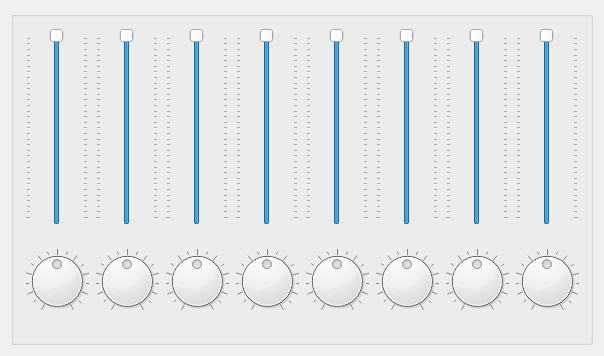
<?xml version="1.0" encoding="UTF-8"?>
<ui version="4.0">
 <comment>Copyright (C) 2005-2008 by Daniel Wagner
	
	This file is part of FFADO
	FFADO = Free Firewire (pro-)audio drivers for linux
	
	FFADO is based upon FreeBoB.
	
	This program is free software: you can redistribute it and/or modify
	it under the terms of the GNU General Public License as published by
	the Free Software Foundation, either version 2 of the License, or
	(at your option) version 3 of the License.
	
	This program is distributed in the hope that it will be useful,
	but WITHOUT ANY WARRANTY; without even the implied warranty of
	MERCHANTABILITY or FITNESS FOR A PARTICULAR PURPOSE.  See the
	GNU General Public License for more details.
</comment>
 <class>OzonicUI</class>
 <widget class="QWidget" name="OzonicUI">
  <property name="geometry">
   <rect>
    <x>0</x>
    <y>0</y>
    <width>604</width>
    <height>356</height>
   </rect>
  </property>
  <property name="windowTitle">
   <string>Ozonic</string>
  </property>
  <layout class="QGridLayout">
   <item row="0" column="1" colspan="2">
    <layout class="QHBoxLayout">
     <item>
      <widget class="QGroupBox" name="groupBox1">
       <property name="title">
        <string/>
       </property>
       <layout class="QGridLayout">
        <item row="0" column="5">
         <widget class="QSlider" name="fader5">
          <property name="sizePolicy">
           <sizepolicy hsizetype="Expanding" vsizetype="Expanding">
            <horstretch>0</horstretch>
            <verstretch>0</verstretch>
           </sizepolicy>
          </property>
          <property name="minimum">
           <number>-32512</number>
          </property>
          <property name="maximum">
           <number>0</number>
          </property>
          <property name="orientation">
           <enum>Qt::Vertical</enum>
          </property>
          <property name="tickPosition">
           <enum>QSlider::TicksBothSides</enum>
          </property>
          <property name="tickInterval">
           <number>1000</number>
          </property>
         </widget>
        </item>
        <item row="0" column="6">
         <widget class="QSlider" name="fader6">
          <property name="sizePolicy">
           <sizepolicy hsizetype="Expanding" vsizetype="Expanding">
            <horstretch>0</horstretch>
            <verstretch>0</verstretch>
           </sizepolicy>
          </property>
          <property name="minimum">
           <number>-32512</number>
          </property>
          <property name="maximum">
           <number>0</number>
          </property>
          <property name="orientation">
           <enum>Qt::Vertical</enum>
          </property>
          <property name="tickPosition">
           <enum>QSlider::TicksBothSides</enum>
          </property>
          <property name="tickInterval">
           <number>1000</number>
          </property>
         </widget>
        </item>
        <item row="0" column="7">
         <widget class="QSlider" name="fader7">
          <property name="sizePolicy">
           <sizepolicy hsizetype="Expanding" vsizetype="Expanding">
            <horstretch>0</horstretch>
            <verstretch>0</verstretch>
           </sizepolicy>
          </property>
          <property name="minimum">
           <number>-32512</number>
          </property>
          <property name="maximum">
           <number>0</number>
          </property>
          <property name="orientation">
           <enum>Qt::Vertical</enum>
          </property>
          <property name="tickPosition">
           <enum>QSlider::TicksBothSides</enum>
          </property>
          <property name="tickInterval">
           <number>1000</number>
          </property>
         </widget>
        </item>
        <item row="0" column="8">
         <widget class="QSlider" name="fader8">
          <property name="sizePolicy">
           <sizepolicy hsizetype="Expanding" vsizetype="Expanding">
            <horstretch>0</horstretch>
            <verstretch>0</verstretch>
           </sizepolicy>
          </property>
          <property name="minimum">
           <number>-32512</number>
          </property>
          <property name="maximum">
           <number>0</number>
          </property>
          <property name="orientation">
           <enum>Qt::Vertical</enum>
          </property>
          <property name="tickPosition">
           <enum>QSlider::TicksBothSides</enum>
          </property>
          <property name="tickInterval">
           <number>1000</number>
          </property>
         </widget>
        </item>
        <item row="1" column="5">
         <widget class="QDial" name="pan5">
          <property name="minimum">
           <number>-32512</number>
          </property>
          <property name="maximum">
           <number>32512</number>
          </property>
          <property name="notchTarget">
           <double>65.250000000000000</double>
          </property>
          <property name="notchesVisible">
           <bool>true</bool>
          </property>
         </widget>
        </item>
        <item row="1" column="6">
         <widget class="QDial" name="pan6">
          <property name="minimum">
           <number>-32512</number>
          </property>
          <property name="maximum">
           <number>32512</number>
          </property>
          <property name="notchTarget">
           <double>65.250000000000000</double>
          </property>
          <property name="notchesVisible">
           <bool>true</bool>
          </property>
         </widget>
        </item>
        <item row="1" column="7">
         <widget class="QDial" name="pan7">
          <property name="minimum">
           <number>-32512</number>
          </property>
          <property name="maximum">
           <number>32512</number>
          </property>
          <property name="notchTarget">
           <double>65.250000000000000</double>
          </property>
          <property name="notchesVisible">
           <bool>true</bool>
          </property>
         </widget>
        </item>
        <item row="1" column="8">
         <widget class="QDial" name="pan8">
          <property name="minimum">
           <number>-32512</number>
          </property>
          <property name="maximum">
           <number>32512</number>
          </property>
          <property name="notchTarget">
           <double>65.250000000000000</double>
          </property>
          <property name="notchesVisible">
           <bool>true</bool>
          </property>
         </widget>
        </item>
        <item row="0" column="4">
         <widget class="QSlider" name="fader4">
          <property name="sizePolicy">
           <sizepolicy hsizetype="Expanding" vsizetype="Expanding">
            <horstretch>0</horstretch>
            <verstretch>0</verstretch>
           </sizepolicy>
          </property>
          <property name="minimum">
           <number>-32512</number>
          </property>
          <property name="maximum">
           <number>0</number>
          </property>
          <property name="orientation">
           <enum>Qt::Vertical</enum>
          </property>
          <property name="tickPosition">
           <enum>QSlider::TicksBothSides</enum>
          </property>
          <property name="tickInterval">
           <number>1000</number>
          </property>
         </widget>
        </item>
        <item row="1" column="3">
         <widget class="QDial" name="pan3">
          <property name="minimum">
           <number>-32512</number>
          </property>
          <property name="maximum">
           <number>32512</number>
          </property>
          <property name="notchTarget">
           <double>65.250000000000000</double>
          </property>
          <property name="notchesVisible">
           <bool>true</bool>
          </property>
         </widget>
        </item>
        <item row="0" column="3">
         <widget class="QSlider" name="fader3">
          <property name="sizePolicy">
           <sizepolicy hsizetype="Expanding" vsizetype="Expanding">
            <horstretch>0</horstretch>
            <verstretch>0</verstretch>
           </sizepolicy>
          </property>
          <property name="minimum">
           <number>-32512</number>
          </property>
          <property name="maximum">
           <number>0</number>
          </property>
          <property name="orientation">
           <enum>Qt::Vertical</enum>
          </property>
          <property name="tickPosition">
           <enum>QSlider::TicksBothSides</enum>
          </property>
          <property name="tickInterval">
           <number>1000</number>
          </property>
         </widget>
        </item>
        <item row="1" column="2">
         <widget class="QDial" name="pan2">
          <property name="minimum">
           <number>-32512</number>
          </property>
          <property name="maximum">
           <number>32512</number>
          </property>
          <property name="invertedAppearance">
           <bool>false</bool>
          </property>
          <property name="notchTarget">
           <double>65.250000000000000</double>
          </property>
          <property name="notchesVisible">
           <bool>true</bool>
          </property>
         </widget>
        </item>
        <item row="1" column="4">
         <widget class="QDial" name="pan4">
          <property name="minimum">
           <number>-32512</number>
          </property>
          <property name="maximum">
           <number>32512</number>
          </property>
          <property name="notchTarget">
           <double>65.250000000000000</double>
          </property>
          <property name="notchesVisible">
           <bool>true</bool>
          </property>
         </widget>
        </item>
        <item row="1" column="1">
         <widget class="QDial" name="pan1">
          <property name="minimum">
           <number>-32512</number>
          </property>
          <property name="maximum">
           <number>32512</number>
          </property>
          <property name="value">
           <number>0</number>
          </property>
          <property name="invertedControls">
           <bool>false</bool>
          </property>
          <property name="wrapping">
           <bool>false</bool>
          </property>
          <property name="notchTarget">
           <double>65.250000000000000</double>
          </property>
          <property name="notchesVisible">
           <bool>true</bool>
          </property>
         </widget>
        </item>
        <item row="0" column="2">
         <widget class="QSlider" name="fader2">
          <property name="sizePolicy">
           <sizepolicy hsizetype="Expanding" vsizetype="Expanding">
            <horstretch>0</horstretch>
            <verstretch>0</verstretch>
           </sizepolicy>
          </property>
          <property name="minimum">
           <number>-32512</number>
          </property>
          <property name="maximum">
           <number>0</number>
          </property>
          <property name="orientation">
           <enum>Qt::Vertical</enum>
          </property>
          <property name="tickPosition">
           <enum>QSlider::TicksBothSides</enum>
          </property>
          <property name="tickInterval">
           <number>1000</number>
          </property>
         </widget>
        </item>
        <item row="0" column="1">
         <widget class="QSlider" name="fader1">
          <property name="sizePolicy">
           <sizepolicy hsizetype="Expanding" vsizetype="Expanding">
            <horstretch>0</horstretch>
            <verstretch>0</verstretch>
           </sizepolicy>
          </property>
          <property name="minimum">
           <number>-32512</number>
          </property>
          <property name="maximum">
           <number>0</number>
          </property>
          <property name="orientation">
           <enum>Qt::Vertical</enum>
          </property>
          <property name="tickPosition">
           <enum>QSlider::TicksBothSides</enum>
          </property>
          <property name="tickInterval">
           <number>1000</number>
          </property>
         </widget>
        </item>
       </layout>
      </widget>
     </item>
     <item>
      <spacer>
       <property name="orientation">
        <enum>Qt::Horizontal</enum>
       </property>
       <property name="sizeType">
        <enum>QSizePolicy::Expanding</enum>
       </property>
       <property name="sizeHint" stdset="0">
        <size>
         <width>40</width>
         <height>20</height>
        </size>
       </property>
      </spacer>
     </item>
    </layout>
   </item>
  </layout>
 </widget>
 <layoutdefault spacing="6" margin="11"/>
 <pixmapfunction>qPixmapFromMimeSource</pixmapfunction>
 <resources/>
 <connections>
  <connection>
   <sender>fader1</sender>
   <signal>valueChanged(int)</signal>
   <receiver>OzonicUI</receiver>
   <slot>setFader1()</slot>
   <hints>
    <hint type="sourcelabel">
     <x>45</x>
     <y>55</y>
    </hint>
    <hint type="destinationlabel">
     <x>20</x>
     <y>20</y>
    </hint>
   </hints>
  </connection>
  <connection>
   <sender>fader2</sender>
   <signal>valueChanged(int)</signal>
   <receiver>OzonicUI</receiver>
   <slot>setFader2()</slot>
   <hints>
    <hint type="sourcelabel">
     <x>159</x>
     <y>160</y>
    </hint>
    <hint type="destinationlabel">
     <x>20</x>
     <y>20</y>
    </hint>
   </hints>
  </connection>
  <connection>
   <sender>fader3</sender>
   <signal>valueChanged(int)</signal>
   <receiver>OzonicUI</receiver>
   <slot>setFader3()</slot>
   <hints>
    <hint type="sourcelabel">
     <x>229</x>
     <y>228</y>
    </hint>
    <hint type="destinationlabel">
     <x>167</x>
     <y>177</y>
    </hint>
   </hints>
  </connection>
  <connection>
   <sender>fader4</sender>
   <signal>valueChanged(int)</signal>
   <receiver>OzonicUI</receiver>
   <slot>setFader4()</slot>
   <hints>
    <hint type="sourcelabel">
     <x>299</x>
     <y>228</y>
    </hint>
    <hint type="destinationlabel">
     <x>167</x>
     <y>177</y>
    </hint>
   </hints>
  </connection>
  <connection>
   <sender>fader5</sender>
   <signal>valueChanged(int)</signal>
   <receiver>OzonicUI</receiver>
   <slot>setFader5()</slot>
   <hints>
    <hint type="sourcelabel">
     <x>369</x>
     <y>228</y>
    </hint>
    <hint type="destinationlabel">
     <x>167</x>
     <y>177</y>
    </hint>
   </hints>
  </connection>
  <connection>
   <sender>fader6</sender>
   <signal>valueChanged(int)</signal>
   <receiver>OzonicUI</receiver>
   <slot>setFader6()</slot>
   <hints>
    <hint type="sourcelabel">
     <x>438</x>
     <y>228</y>
    </hint>
    <hint type="destinationlabel">
     <x>167</x>
     <y>177</y>
    </hint>
   </hints>
  </connection>
  <connection>
   <sender>fader7</sender>
   <signal>valueChanged(int)</signal>
   <receiver>OzonicUI</receiver>
   <slot>setFader7()</slot>
   <hints>
    <hint type="sourcelabel">
     <x>508</x>
     <y>228</y>
    </hint>
    <hint type="destinationlabel">
     <x>167</x>
     <y>177</y>
    </hint>
   </hints>
  </connection>
  <connection>
   <sender>fader8</sender>
   <signal>valueChanged(int)</signal>
   <receiver>OzonicUI</receiver>
   <slot>setFader8()</slot>
   <hints>
    <hint type="sourcelabel">
     <x>578</x>
     <y>228</y>
    </hint>
    <hint type="destinationlabel">
     <x>167</x>
     <y>177</y>
    </hint>
   </hints>
  </connection>
  <connection>
   <sender>pan1</sender>
   <signal>valueChanged(int)</signal>
   <receiver>OzonicUI</receiver>
   <slot>setPan1()</slot>
   <hints>
    <hint type="sourcelabel">
     <x>58</x>
     <y>284</y>
    </hint>
    <hint type="destinationlabel">
     <x>301</x>
     <y>177</y>
    </hint>
   </hints>
  </connection>
  <connection>
   <sender>pan2</sender>
   <signal>valueChanged(int)</signal>
   <receiver>OzonicUI</receiver>
   <slot>setPan2()</slot>
   <hints>
    <hint type="sourcelabel">
     <x>128</x>
     <y>284</y>
    </hint>
    <hint type="destinationlabel">
     <x>301</x>
     <y>177</y>
    </hint>
   </hints>
  </connection>
  <connection>
   <sender>pan3</sender>
   <signal>valueChanged(int)</signal>
   <receiver>OzonicUI</receiver>
   <slot>setPan3()</slot>
   <hints>
    <hint type="sourcelabel">
     <x>197</x>
     <y>284</y>
    </hint>
    <hint type="destinationlabel">
     <x>301</x>
     <y>177</y>
    </hint>
   </hints>
  </connection>
  <connection>
   <sender>pan4</sender>
   <signal>valueChanged(int)</signal>
   <receiver>OzonicUI</receiver>
   <slot>setPan4()</slot>
   <hints>
    <hint type="sourcelabel">
     <x>267</x>
     <y>284</y>
    </hint>
    <hint type="destinationlabel">
     <x>301</x>
     <y>177</y>
    </hint>
   </hints>
  </connection>
  <connection>
   <sender>pan5</sender>
   <signal>valueChanged(int)</signal>
   <receiver>OzonicUI</receiver>
   <slot>setPan5()</slot>
   <hints>
    <hint type="sourcelabel">
     <x>337</x>
     <y>284</y>
    </hint>
    <hint type="destinationlabel">
     <x>301</x>
     <y>177</y>
    </hint>
   </hints>
  </connection>
  <connection>
   <sender>pan6</sender>
   <signal>valueChanged(int)</signal>
   <receiver>OzonicUI</receiver>
   <slot>setPan6()</slot>
   <hints>
    <hint type="sourcelabel">
     <x>407</x>
     <y>284</y>
    </hint>
    <hint type="destinationlabel">
     <x>301</x>
     <y>177</y>
    </hint>
   </hints>
  </connection>
  <connection>
   <sender>pan7</sender>
   <signal>valueChanged(int)</signal>
   <receiver>OzonicUI</receiver>
   <slot>setPan7()</slot>
   <hints>
    <hint type="sourcelabel">
     <x>476</x>
     <y>284</y>
    </hint>
    <hint type="destinationlabel">
     <x>301</x>
     <y>177</y>
    </hint>
   </hints>
  </connection>
  <connection>
   <sender>pan8</sender>
   <signal>valueChanged(int)</signal>
   <receiver>OzonicUI</receiver>
   <slot>setPan8()</slot>
   <hints>
    <hint type="sourcelabel">
     <x>546</x>
     <y>284</y>
    </hint>
    <hint type="destinationlabel">
     <x>301</x>
     <y>177</y>
    </hint>
   </hints>
  </connection>
 </connections>
 <slots>
  <slot>setFader1()</slot>
  <slot>setFader2()</slot>
  <slot>setFader3()</slot>
  <slot>setFader4()</slot>
  <slot>setFader5()</slot>
  <slot>setFader6()</slot>
  <slot>setFader7()</slot>
  <slot>setFader8()</slot>
  <slot>setPan1()</slot>
  <slot>setPan2()</slot>
  <slot>setPan3()</slot>
  <slot>setPan4()</slot>
  <slot>setPan5()</slot>
  <slot>setPan6()</slot>
  <slot>setPan7()</slot>
  <slot>setPan8()</slot>
  <slot>setEnhMix1()</slot>
  <slot>setEnhMix2()</slot>
  <slot>setEnhMix3()</slot>
 </slots>
</ui>
